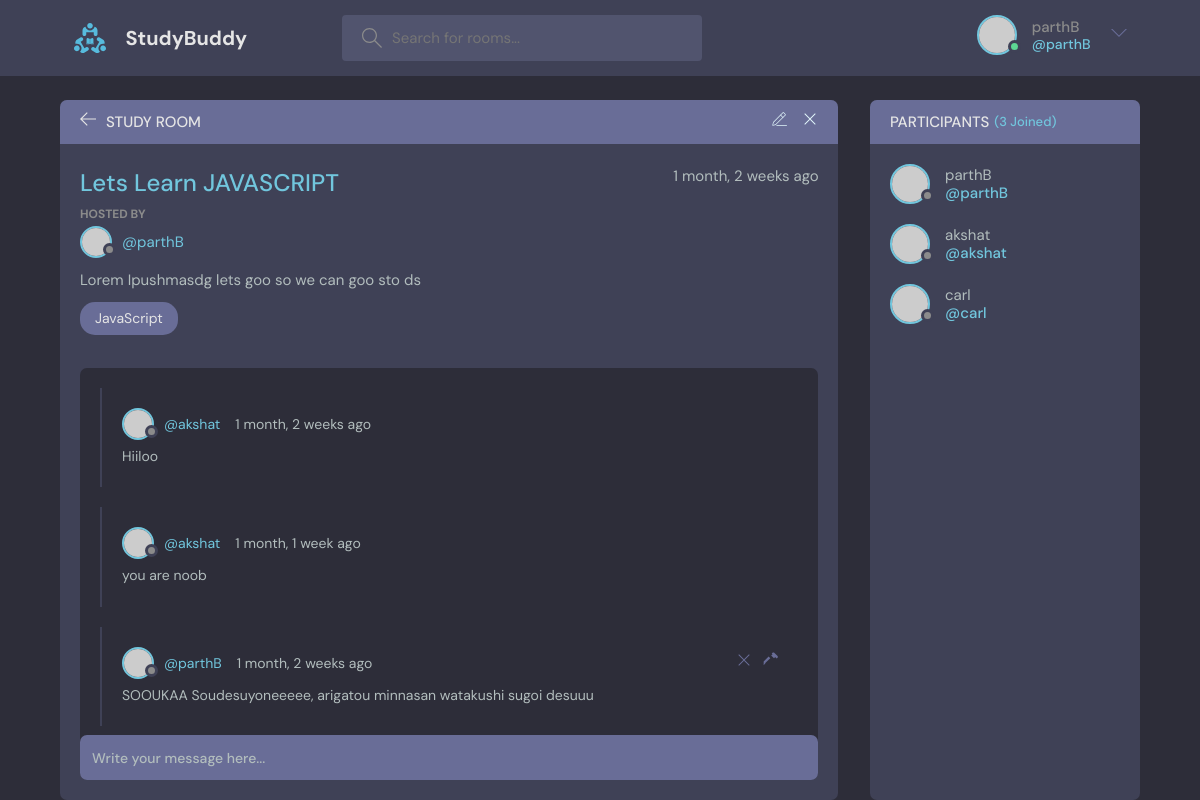
Screenshot of /room/1/ (signed in) with the database file from the repository.
### base/models.py (models this page shows, shortened)
class Room(models.Model):
    host = models.ForeignKey(User, on_delete=models.SET_NULL, null=True)
    topic = models.ForeignKey(Topic, on_delete=models.SET_NULL, null=True)
    name = models.CharField(max_length=200)
    description = models.TextField(null=True, blank=True)
    participants = models.ManyToManyField(User, related_name='participants', blank=True)
    updated = models.DateTimeField(auto_now=True)
    created = models.DateTimeField(auto_now_add=True)
    class Meta:
        ordering = ['-updated', '-created']

class Topic(models.Model):
    name = models.CharField(max_length=200)
    def __str__(self):
        return self.name

class Message(models.Model):
    user = models.ForeignKey(User, on_delete=models.CASCADE)
    room = models.ForeignKey(Room, on_delete=models.CASCADE)
    body = models.TextField(null=True, blank=True)
    updated = models.DateTimeField(auto_now=True)
    created = models.DateTimeField(auto_now_add=True)
    class Meta:
        ordering = ['-updated', '-created']

### base/views.py (the view, shortened to what this page needs)
# urls.py: path('room/<str:pk>/', views.room, name='room'),
def room(request, pk):
    room = Room.objects.get(id=pk)
    participants = room.participants.all()
    room_message = room.message_set.all()
    context = {'room':room, 'room_message':room_message, 'participants':participants}
    return render(request, 'base/room.html', context)

### base/templates/base/room.html (shortened to what this page needs)
{% include 'main.html' %} {% block content %}
<main class="profile-page layout layout--2">
  <div class="container">
    <div class="room">
      <div class="room__top">
        <div class="room__topLeft">
          <a href="{% url 'home' %}">
            <svg
              version="1.1"
              xmlns="http://www.w3.org/2000/svg"
              width="32"
              height="32"
              viewBox="0 0 32 32"
            >
              <title>arrow-left</title>
              <path
                d="M13.723 2.286l-13.723 13.714 13.719 13.714 1.616-1.611-10.96-10.96h27.625v-2.286h-27.625l10.965-10.965-1.616-1.607z"
              ></path>
            </svg>
          </a>
          <h3>Study Room</h3>
        </div>
        <div class="room__topRight">
          <a href="{% url 'update-room' room.id%}">
          </a>
          <a href="{% url 'delete-room' room.id%}">
            <svg
              version="1.1"
              xmlns="http://www.w3.org/2000/svg"
              width="32"
              height="32"
              viewBox="0 0 32 32"
            >
              <title>remove</title>
              <path
                d="M27.314 6.019l-1.333-1.333-9.98 9.981-9.981-9.981-1.333 1.333 9.981 9.981-9.981 9.98 1.333 1.333 9.981-9.98 9.98 9.98 1.333-1.333-9.98-9.98 9.98-9.981z"
              ></path>
            </svg>
          </a>
        </div>
      </div>
      <div class="room__box scroll">
        <div class="room__header scroll">
          <div class="room__info">
            <h3>{{room.name}}</h3>
            <span>{{room.created|timesince}} ago</span>
          </div>
          <div class="room__hosted">
            <p>Hosted By</p>
            <a href="{% url 'user-profile' room.host.id %}" class="room__author">
              <div class="avatar avatar--small">
                <img src="https://randomuser.me/api/portraits/men/37.jpg" />
              </div>
              <span>@{{room.host}}</span>
            </a>
          </div>
          <div class="room__details">{{room.description}}</div>
          <span class="room__topics">{{room.topic}}</span>
        </div>
        <div class="room__conversation">
          <div class="threads scroll">
            {% for message in room_message %}
            <div class="thread">
              <div class="thread__top">
                <div class="thread__author">
                  <a href="#" class="thread__authorInfo">
                    <div class="avatar avatar--small">
                      <img
                        src="https://randomuser.me/api/portraits/men/37.jpg"
                      />
                    </div>
                    <span>@{{message.user}}</span>
                  </a>
                  <span class="thread__date"
                    >{{message.created|timesince}} ago</span
                  >
                </div>
                {% if request.user == message.user %}
                <div class="roomListRoom__actions">
                  <a href="{% url 'delete-message' message.id %}">
                    <svg
                      version="1.1"
                      xmlns="http://www.w3.org/2000/svg"
                      width="32"
                      height="32"
                      viewBox="0 0 32 32"
                    >
                      <title>remove</title>
                      <path
                        d="M27.314 6.019l-1.333-1.333-9.98 9.981-9.981-9.981-1.333 1.333 9.981 9.981-9.981 9.98 1.333 1.333 9.981-9.98 9.98 9.98 1.333-1.333-9.98-9.98 9.98-9.981z"
                      ></path>
                    </svg>
                  </a>
                  <a href="{% url 'update-message' message.id %}">
                  </a>
                </div>
                {% endif %}
              </div>
              <div class="thread__details">
                {{message.body}}
              </div>
            </div>
            {% endfor %}
          </div>
        </div>
      </div>
      {% if request.user.is_authenticated %}
      <div class="room__message">
        <form action="#" method="POST">
          <input name="body" placeholder="Write your message here..." />
        </form>
      </div>
      {% endif %}
    </div>
    <div class="participants">
      <h3 class="participants__top">Participants <span>({{room.participants.count}} Joined)</span></h3>
      <div class="participants__list scroll">
        {% for user in participants %}
        <a href="{% url 'user-profile' user.id%}" class="participant">
          <div class="avatar avatar--medium">
            <img src="https://randomuser.me/api/portraits/men/37.jpg" />
          </div>
          <p>
            {{user.username}}
            <span>@{{user.username}}</span>
          </p>
        </a>
        {% endfor %}
      </div>
    </div>
  </div>
</main>
{% endblock content %}

### templates/navbar.html (shortened to what this page needs)
{%load static%}
<header class="header header--loggedIn">
  <div class="container">
    <a href="{% url 'home' %}" class="header__logo">
      <img src="{% static 'images/logo.svg' %}" />
      <h1>StudyBuddy</h1>
    </a>
    <form class="header__search" method="GET" accept="{% url 'home' %}">
      <label>
        <input name="q" placeholder="Search for rooms..." />
      </label>
    </form>
    <nav class="header__menu">
      {% if request.user.is_authenticated %}
      <div class="header__user">
        <a href="{% url 'user-profile' request.user.id %}">
          <div class="avatar avatar--medium active">
            <img src="https://randomuser.me/api/portraits/men/37.jpg" />
          </div>
          <p>{{request.user}} <span>@{{request.user}}</span></p>
        </a>
        <button class="dropdown-button">
          <svg
            version="1.1"
            xmlns="http://www.w3.org/2000/svg"
            width="32"
            height="32"
            viewBox="0 0 32 32"
          >
            <title>chevron-down</title>
            <path d="M16 21l-13-13h-3l16 16 16-16h-3l-13 13z"></path>
          </svg>
        </button>
      </div>
      {% else %}
      <a href="{% url 'login' %}">
        <img src="{% static 'images/avatar.svg' %}" />
        <p>Login</p>
      </a>
      {% endif %}
    </nav>
  </div>
</header>

### rows the page displays
Room: name "Lets Learn JAVASCRIPT", created "1 month, 2 weeks", host "parthB", description "Lorem Ipushmasdg lets goo so we can goo sto ds", topic "JavaScript", participants.count "3"
Message: user "akshat", created "1 month, 2 weeks", body "Hiiloo"
Message: user "akshat", created "1 month, 1 week", body "you are noob"
Message: user "parthB", created "1 month, 2 weeks", body "SOOUKAA Soudesuyoneeeee, arigatou minnasan watakushi sugoi desuuu"

### other values shown
{{ request.user }} "parthB"
{{ user.username }} "parthB"
{{ user.username }} "akshat"
{{ user.username }} "carl"
